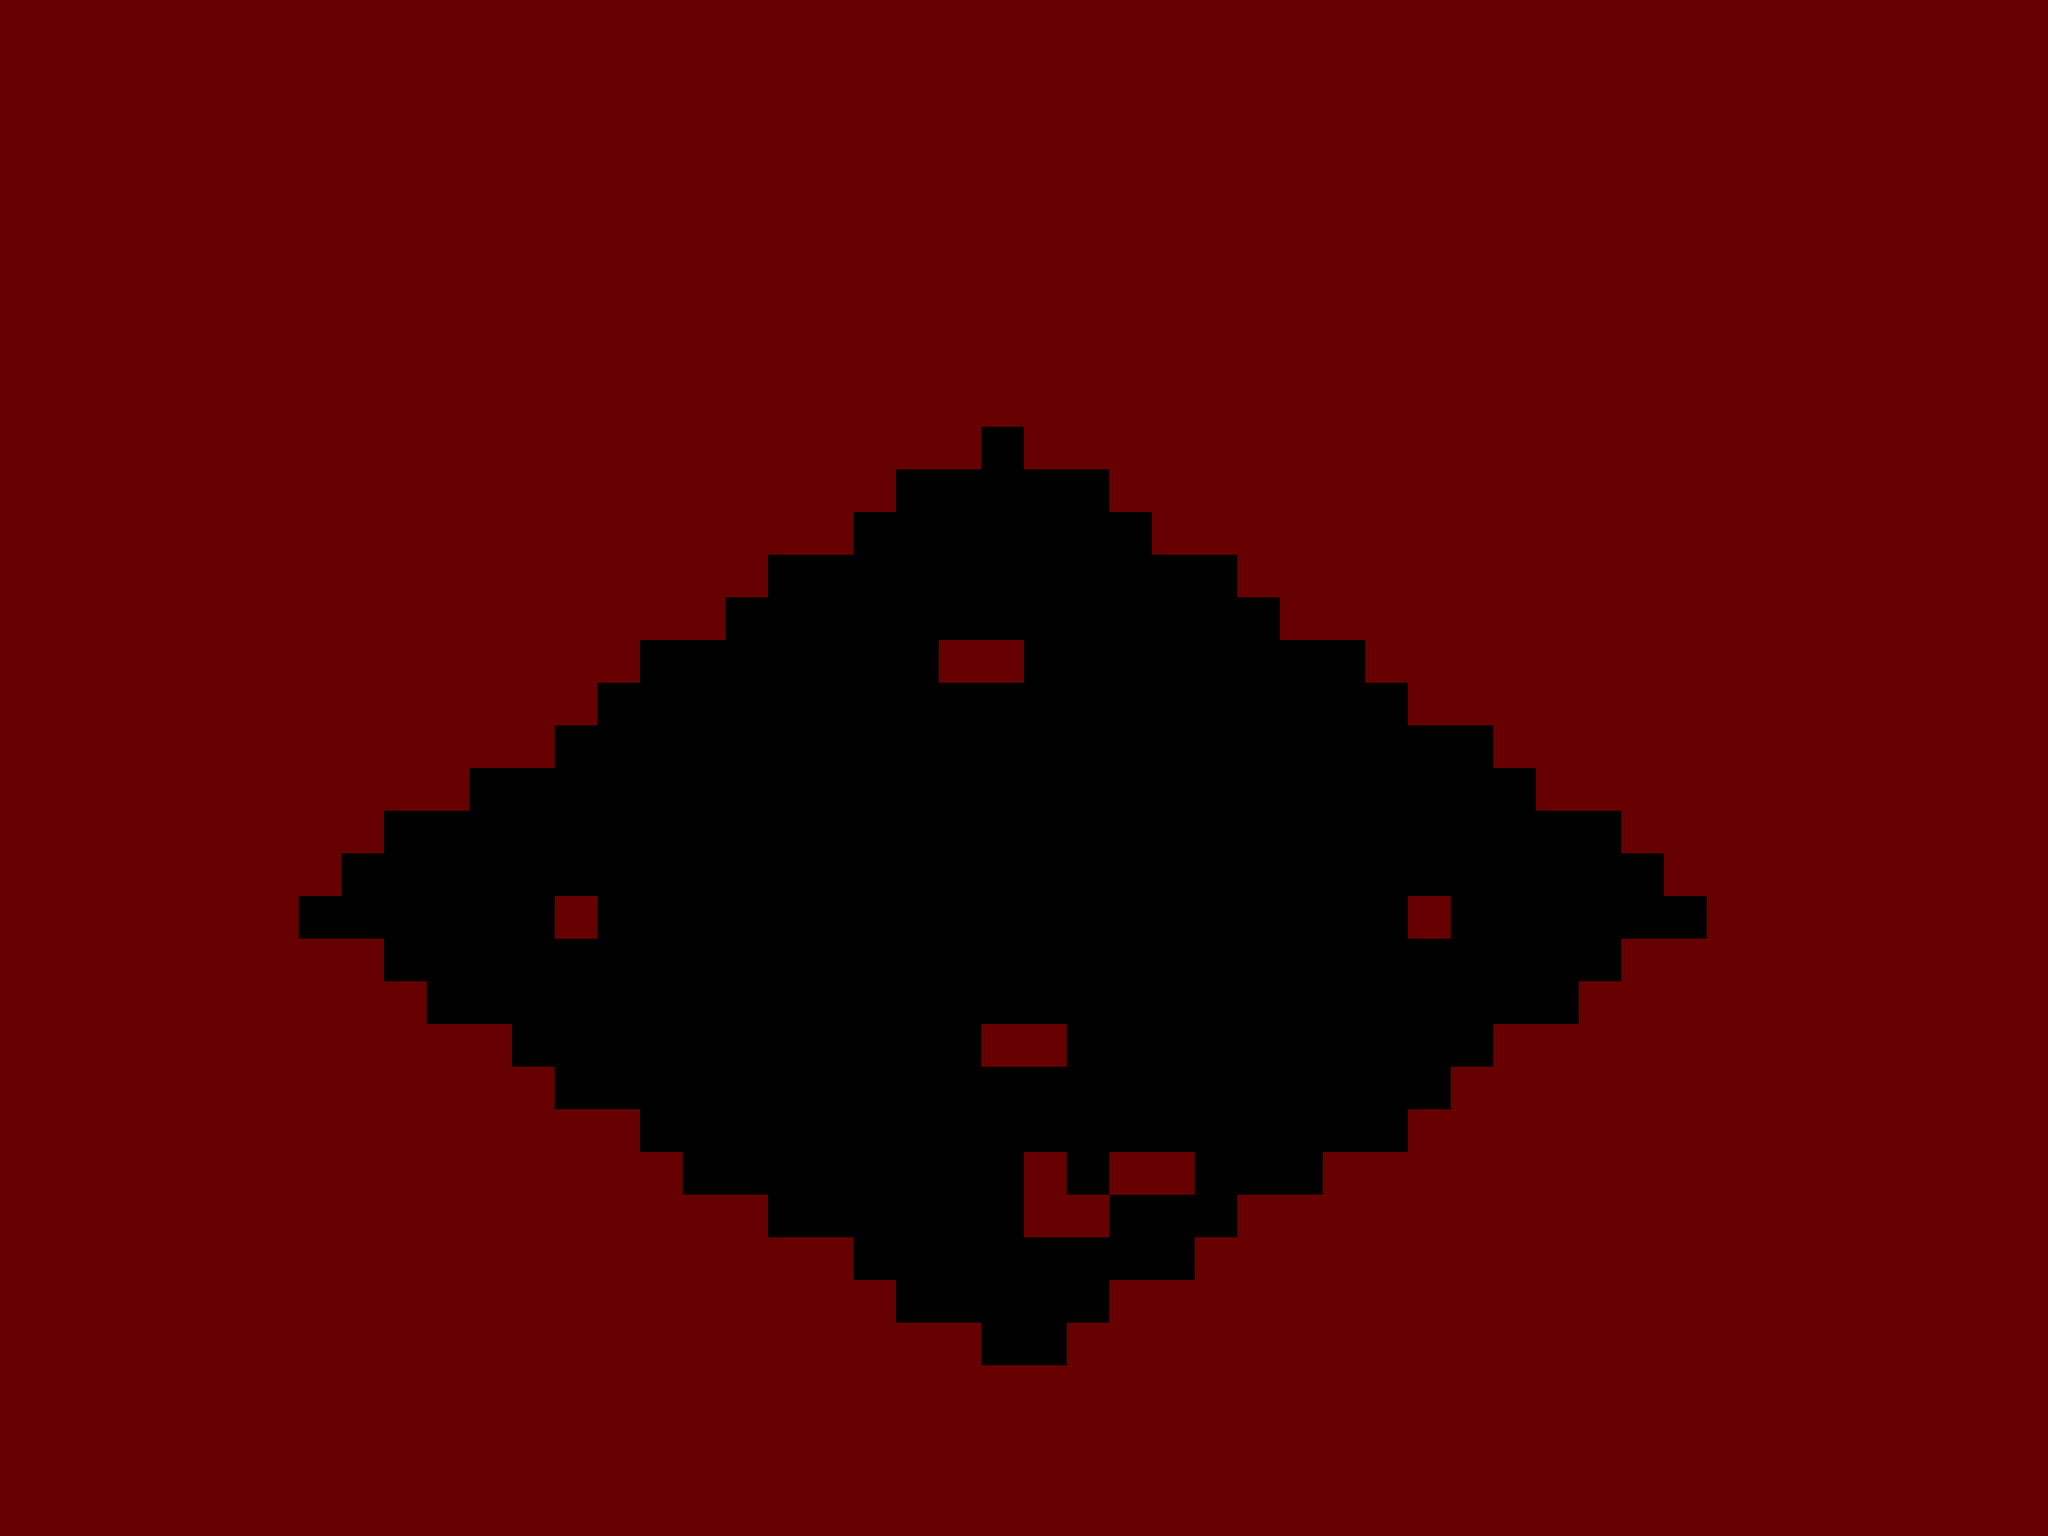

This is a level from a 2D game, rendered from its Tiled map with the project's own tilesets. A one-line summary and the complete map file follow:
An orthogonal 48x36 tile map with 64x64 px tiles, 1 tile layer (碰撞（红色）), 2 tilesets.

<map version="1.0" tiledversion="1.1.6" orientation="orthogonal" renderorder="left-up" width="48" height="36" tilewidth="64" tileheight="64" infinite="0" nextobjectid="1"><tileset firstgid="1" name="tile_res" tilewidth="64" tileheight="64" tilecount="2" columns="2"><image source="../misc/tile_res.png" width="128" height="64" /></tileset><tileset firstgid="3" name="tile_res" tilewidth="64" tileheight="64" tilecount="2" columns="2"><image source="../misc/tile_res.png" width="128" height="64" /></tileset><imagelayer name="背景"><image source="mdata.jpg" width="3072" height="2304" /></imagelayer><layer name="碰撞（红色）" width="48" height="36"><data encoding="csv">1,1,1,1,1,1,1,1,1,1,1,1,1,1,1,1,1,1,1,1,1,1,1,1,1,1,1,1,1,1,1,1,1,1,1,1,1,1,1,1,1,1,1,1,1,1,1,1,1,1,1,1,1,1,1,1,1,1,1,1,1,1,1,1,1,1,1,1,1,1,1,1,1,1,1,1,1,1,1,1,1,1,1,1,1,1,1,1,1,1,1,1,1,1,1,1,1,1,1,1,1,1,1,1,1,1,1,1,1,1,1,1,1,1,1,1,1,1,1,1,1,1,1,1,1,1,1,1,1,1,1,1,1,1,1,1,1,1,1,1,1,1,1,1,1,1,1,1,1,1,1,1,1,1,1,1,1,1,1,1,1,1,1,1,1,1,1,1,1,1,1,1,1,1,1,1,1,1,1,1,1,1,1,1,1,1,1,1,1,1,1,1,1,1,1,1,1,1,1,1,1,1,1,1,1,1,1,1,1,1,1,1,1,1,1,1,1,1,1,1,1,1,1,1,1,1,1,1,1,1,1,1,1,1,1,1,1,1,1,1,1,1,1,1,1,1,1,1,1,1,1,1,1,1,1,1,1,1,1,1,1,1,1,1,1,1,1,1,1,1,1,1,1,1,1,1,1,1,1,1,1,1,1,1,1,1,1,1,1,1,1,1,1,1,1,1,1,1,1,1,1,1,1,1,1,1,1,1,1,1,1,1,1,1,1,1,1,1,1,1,1,1,1,1,1,1,1,1,1,1,1,1,1,1,1,1,1,1,1,1,1,1,1,1,1,1,1,1,1,1,1,1,1,1,1,1,1,1,1,1,1,1,1,1,1,1,1,1,1,1,1,1,1,1,1,1,1,1,1,1,1,1,1,1,1,1,1,1,1,1,1,1,1,1,1,1,1,1,1,1,1,1,1,1,1,1,1,1,1,1,1,1,1,1,1,1,1,1,1,1,1,1,1,1,1,1,1,1,1,1,1,1,1,1,1,1,1,1,1,1,1,1,1,1,1,1,1,1,1,1,1,1,1,1,1,1,1,1,1,1,1,1,1,1,1,1,1,1,1,1,1,1,1,1,1,1,1,1,1,1,1,1,1,1,1,1,1,1,1,1,1,1,1,1,1,1,1,1,1,1,1,1,1,0,1,1,1,1,1,1,1,1,1,1,1,1,1,1,1,1,1,1,1,1,1,1,1,1,1,1,1,1,1,1,1,1,1,1,1,1,1,1,1,1,1,1,1,1,1,0,0,0,0,0,1,1,1,1,1,1,1,1,1,1,1,1,1,1,1,1,1,1,1,1,1,1,1,1,1,1,1,1,1,1,1,1,1,1,1,1,1,1,1,1,1,1,0,0,0,0,0,0,0,1,1,1,1,1,1,1,1,1,1,1,1,1,1,1,1,1,1,1,1,1,1,1,1,1,1,1,1,1,1,1,1,1,1,1,1,1,1,1,0,0,0,0,0,0,0,0,0,0,0,1,1,1,1,1,1,1,1,1,1,1,1,1,1,1,1,1,1,1,1,1,1,1,1,1,1,1,1,1,1,1,1,1,1,1,1,0,0,0,0,0,0,0,0,0,0,0,0,0,1,1,1,1,1,1,1,1,1,1,1,1,1,1,1,1,1,1,1,1,1,1,1,1,1,1,1,1,1,1,1,1,1,0,0,0,0,0,0,0,1,1,0,0,0,0,0,0,0,0,1,1,1,1,1,1,1,1,1,1,1,1,1,1,1,1,1,1,1,1,1,1,1,1,1,1,1,1,1,1,0,0,0,0,0,0,0,0,0,0,0,0,0,0,0,0,0,0,0,1,1,1,1,1,1,1,1,1,1,1,1,1,1,1,1,1,1,1,1,1,1,1,1,1,1,1,1,0,0,0,0,0,0,0,0,0,0,0,0,0,0,0,0,0,0,0,0,0,0,1,1,1,1,1,1,1,1,1,1,1,1,1,1,1,1,1,1,1,1,1,1,1,1,0,0,0,0,0,0,0,0,0,0,0,0,0,0,0,0,0,0,0,0,0,0,0,0,0,1,1,1,1,1,1,1,1,1,1,1,1,1,1,1,1,1,1,1,1,1,0,0,0,0,0,0,0,0,0,0,0,0,0,0,0,0,0,0,0,0,0,0,0,0,0,0,0,0,0,1,1,1,1,1,1,1,1,1,1,1,1,1,1,1,1,1,1,0,0,0,0,0,0,0,0,0,0,0,0,0,0,0,0,0,0,0,0,0,0,0,0,0,0,0,0,0,0,0,1,1,1,1,1,1,1,1,1,1,1,1,1,1,1,1,0,0,0,0,0,0,1,0,0,0,0,0,0,0,0,0,0,0,0,0,0,0,0,0,0,0,1,0,0,0,0,0,0,1,1,1,1,1,1,1,1,1,1,1,1,1,1,1,1,1,0,0,0,0,0,0,0,0,0,0,0,0,0,0,0,0,0,0,0,0,0,0,0,0,0,0,0,0,0,1,1,1,1,1,1,1,1,1,1,1,1,1,1,1,1,1,1,1,1,0,0,0,0,0,0,0,0,0,0,0,0,0,0,0,0,0,0,0,0,0,0,0,0,0,0,0,1,1,1,1,1,1,1,1,1,1,1,1,1,1,1,1,1,1,1,1,1,1,1,0,0,0,0,0,0,0,0,0,0,0,1,1,0,0,0,0,0,0,0,0,0,0,1,1,1,1,1,1,1,1,1,1,1,1,1,1,1,1,1,1,1,1,1,1,1,1,1,1,0,0,0,0,0,0,0,0,0,0,0,0,0,0,0,0,0,0,0,0,0,1,1,1,1,1,1,1,1,1,1,1,1,1,1,1,1,1,1,1,1,1,1,1,1,1,1,1,1,1,0,0,0,0,0,0,0,0,0,0,0,0,0,0,0,0,0,0,1,1,1,1,1,1,1,1,1,1,1,1,1,1,1,1,1,1,1,1,1,1,1,1,1,1,1,1,1,1,1,0,0,0,0,0,0,0,0,1,0,1,1,0,0,0,1,1,1,1,1,1,1,1,1,1,1,1,1,1,1,1,1,1,1,1,1,1,1,1,1,1,1,1,1,1,1,1,1,1,1,0,0,0,0,0,0,1,1,0,0,0,1,1,1,1,1,1,1,1,1,1,1,1,1,1,1,1,1,1,1,1,1,1,1,1,1,1,1,1,1,1,1,1,1,1,1,1,1,1,1,0,0,0,0,0,0,0,0,1,1,1,1,1,1,1,1,1,1,1,1,1,1,1,1,1,1,1,1,1,1,1,1,1,1,1,1,1,1,1,1,1,1,1,1,1,1,1,1,1,0,0,0,0,0,1,1,1,1,1,1,1,1,1,1,1,1,1,1,1,1,1,1,1,1,1,1,1,1,1,1,1,1,1,1,1,1,1,1,1,1,1,1,1,1,1,1,1,1,1,0,0,1,1,1,1,1,1,1,1,1,1,1,1,1,1,1,1,1,1,1,1,1,1,1,1,1,1,1,1,1,1,1,1,1,1,1,1,1,1,1,1,1,1,1,1,1,1,1,1,1,1,1,1,1,1,1,1,1,1,1,1,1,1,1,1,1,1,1,1,1,1,1,1,1,1,1,1,1,1,1,1,1,1,1,1,1,1,1,1,1,1,1,1,1,1,1,1,1,1,1,1,1,1,1,1,1,1,1,1,1,1,1,1,1,1,1,1,1,1,1,1,1,1,1,1,1,1,1,1,1,1,1,1,1,1,1,1,1,1,1,1,1,1,1,1,1,1,1,1,1,1,1,1,1,1,1,1,1,1,1,1,1,1,1,1,1,1,1,1,1,1,1,1,1,1,1,1,1,1,1,1,1,1,1,1,1,1,1,1,1,1,1,1,1,1,1,1,1,1,1,1,1,1,1,1,1,1,1,1,1,1,1,1,1,1,1</data></layer></map>
